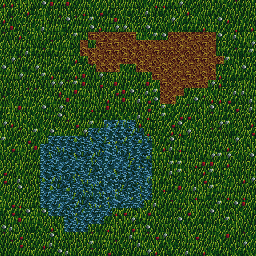

Tiled map render using the project's own tile images. Description and the whole map definition, tile-layer contents included, below:
An orthogonal 32x32 tile map with 8x8 px tiles, 1 tile layer (Kachelebene 1).

<map version="1.0" orientation="orthogonal" width="32" height="32" tilewidth="8" tileheight="8">
 <tileset firstgid="1" name="test" tilewidth="8" tileheight="8">
  <image source="../testtileset bastelecke.png" width="256" height="256" />
 </tileset>
 <layer name="Kachelebene 1" width="32" height="32">
  <data encoding="csv">
68,68,98,98,100,102,97,37,97,38,5,72,7,65,1,5,5,100,8,69,69,39,99,38,37,67,1,35,72,101,3,1,
98,39,6,68,3,40,3,2,1,67,69,100,71,103,3,7,39,6,66,36,103,67,34,68,38,5,39,38,67,65,36,2,
68,101,8,6,33,98,36,101,102,101,33,104,3,5,97,35,70,3,6,70,70,99,7,103,40,100,65,102,68,36,72,37,
37,97,3,2,72,66,5,40,103,5,33,102,68,33,99,99,34,37,102,103,100,8,67,39,103,68,40,70,38,69,103,68,
101,35,68,72,40,65,33,35,67,104,2,650,713,651,683,747,714,40,8,104,102,747,649,746,748,748,713,102,7,66,34,40,
7,34,5,2,100,38,101,7,40,100,681,35,652,748,652,745,713,684,684,745,745,683,682,681,715,652,681,3,70,38,39,99,
70,38,103,66,39,101,39,33,5,38,746,682,683,714,652,746,746,747,681,714,747,747,649,747,713,684,713,35,103,101,103,104,
67,99,101,6,4,2,2,70,40,68,39,684,651,651,649,652,713,684,713,715,745,716,746,651,714,652,681,746,104,2,3,70,
102,98,36,103,99,2,7,103,39,7,70,101,715,684,682,8,37,746,716,748,682,713,745,683,715,683,684,3,3,34,102,4,
33,5,99,33,70,104,68,4,37,68,97,36,99,67,98,2,33,36,65,714,681,651,651,652,649,684,747,68,33,39,103,35,
65,67,1,67,4,36,99,99,101,104,97,100,71,67,97,36,70,37,97,7,650,649,683,715,714,715,99,68,3,3,98,2,
36,3,1,101,101,6,35,68,40,97,40,34,36,1,71,97,102,70,66,104,649,649,683,36,6,98,8,2,6,66,66,5,
101,8,38,40,70,7,40,101,97,2,37,2,1,68,2,97,98,66,71,102,683,746,5,7,102,101,68,68,71,103,100,66,
33,98,97,33,7,102,35,99,6,35,33,69,100,97,2,36,100,36,71,70,104,72,7,101,35,34,102,65,39,71,70,66,
3,40,98,1,72,4,33,102,34,6,103,38,103,38,39,72,72,66,69,70,104,38,71,71,4,65,101,33,39,70,37,6,
99,68,65,72,100,8,4,67,101,71,5,104,5,330,270,359,331,68,5,3,70,71,102,7,72,1,67,99,104,67,1,68,
34,35,101,65,104,8,102,40,7,6,99,297,360,299,297,297,270,362,69,3,38,68,69,99,1,6,101,101,100,39,5,71,
104,38,37,71,38,5,297,297,297,358,361,333,298,332,328,270,297,326,301,1,103,102,4,72,67,5,37,1,4,99,7,65,
65,71,40,1,97,297,365,327,263,265,361,297,269,299,329,263,297,297,264,72,68,66,69,33,35,65,6,39,68,6,65,34,
35,38,35,2,38,297,363,294,265,333,362,270,362,299,295,294,332,297,326,40,40,36,39,4,1,103,99,104,99,72,35,102,
65,65,98,37,37,297,298,334,264,262,297,301,296,297,262,334,366,269,265,65,1,104,104,5,69,97,97,7,68,5,67,70,
71,37,8,37,5,297,265,298,264,269,295,366,266,262,333,263,265,297,295,3,36,66,104,34,67,68,104,4,40,100,67,2,
71,4,66,35,4,358,270,364,294,363,327,295,328,268,266,266,264,331,359,98,39,4,38,6,35,71,5,3,72,1,68,99,
5,6,102,4,65,297,358,362,326,267,269,301,265,334,328,366,265,329,297,2,69,103,97,5,66,1,104,40,33,5,35,37,
72,2,1,6,37,297,262,267,295,366,364,364,301,328,359,295,328,329,297,6,8,7,72,5,69,40,103,37,69,2,69,1,
40,71,69,5,39,297,297,330,264,270,362,327,328,329,299,300,267,297,65,66,36,101,33,34,34,37,38,104,37,102,97,7,
103,71,39,102,40,102,297,297,365,328,360,297,267,297,69,71,4,34,71,4,38,35,101,71,98,35,102,65,37,65,72,4,
36,40,97,40,40,1,65,67,265,329,297,297,297,38,65,34,99,39,33,1,5,3,102,39,7,39,35,4,104,34,65,36,
102,66,1,100,103,72,68,34,297,297,297,1,103,69,98,36,71,98,102,36,35,36,34,65,37,1,5,8,6,98,36,67,
101,5,71,67,6,67,102,34,100,1,1,101,33,5,2,37,66,40,101,71,99,5,67,34,71,6,33,8,97,36,101,72,
36,101,71,65,38,69,66,3,35,4,65,104,35,40,101,72,4,66,7,34,39,8,3,33,98,6,5,1,38,4,99,7,
36,38,33,5,7,101,38,102,66,35,7,101,3,71,100,3,36,5,99,68,4,103,70,66,37,68,8,103,4,8,39,8
</data>
 </layer>
</map>
